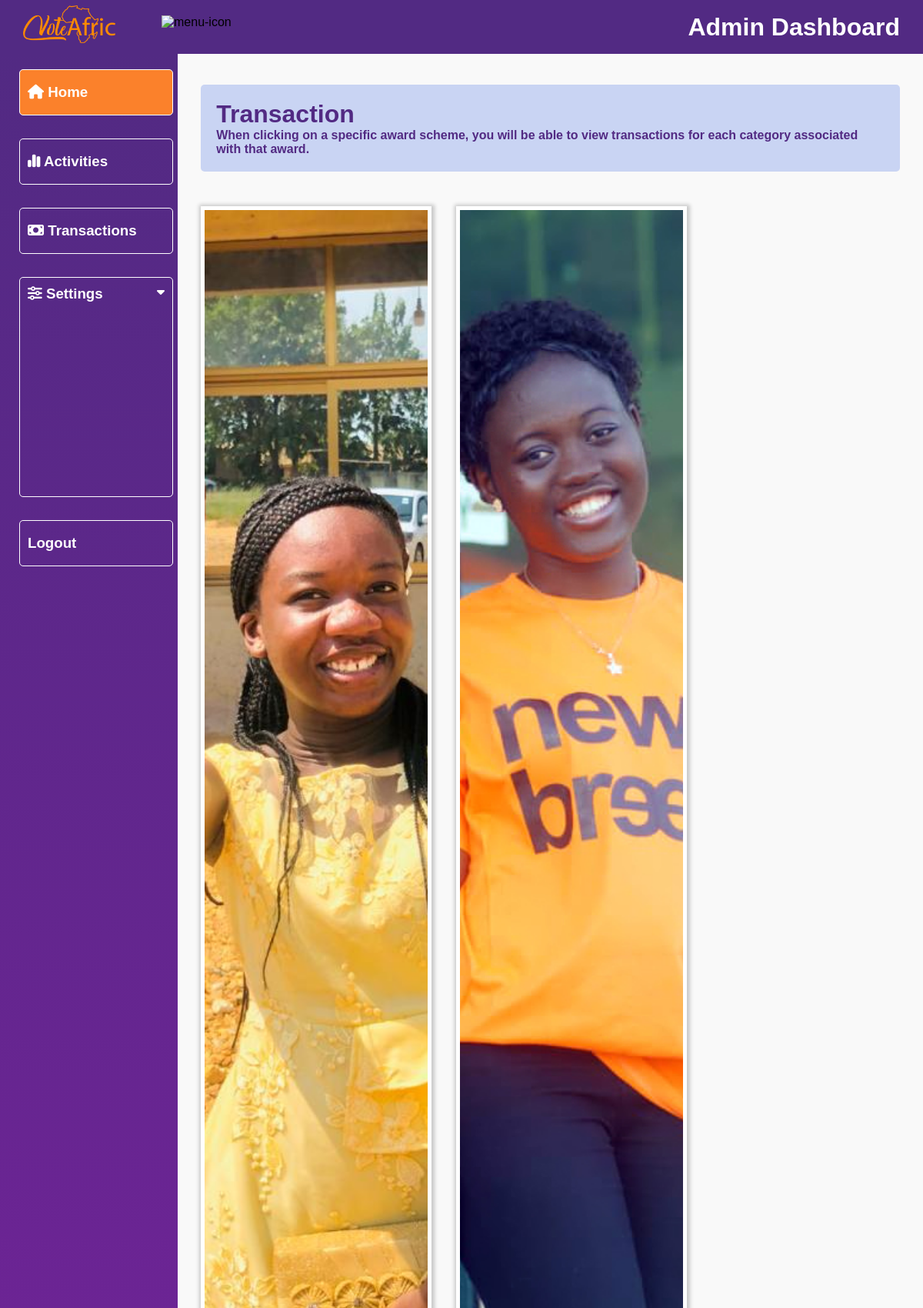
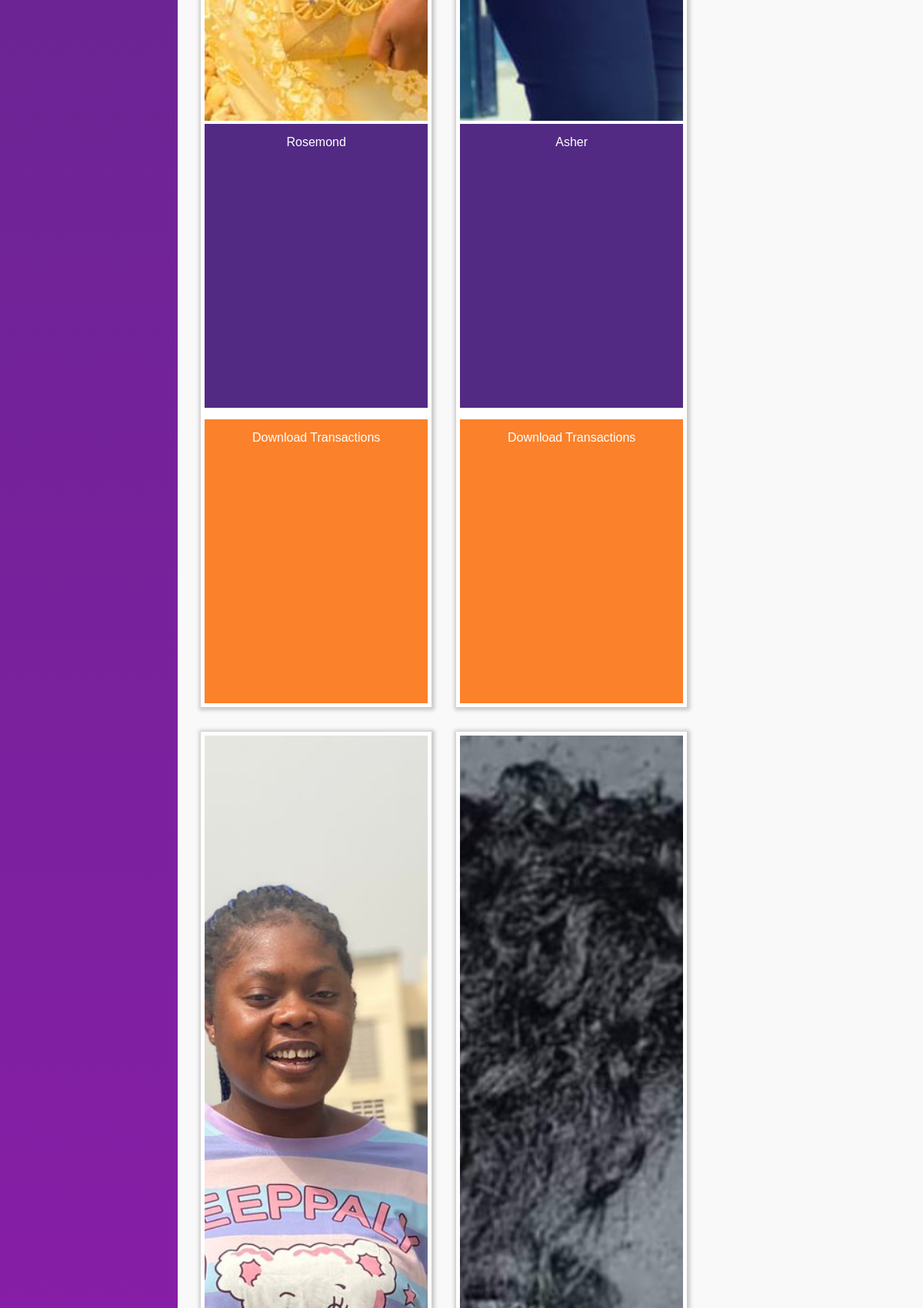
The app's page /dashboard/transaction/MUSICARTISTOFTHEYEAR2024/ (upper part) with its own data (2 pictures, top to bottom).
### payment/models.py (models this page shows, shortened)
class Nominees(models.Model):
    category = models.ForeignKey(Category, on_delete=models.CASCADE, null=True)
    sub_category = models.ForeignKey(SubCategory, on_delete=models.CASCADE, null=True)
    name = models.CharField(max_length=100)
    image = models.ImageField(upload_to="nominees")
    slug = models.SlugField(unique=True, null=True)
    total_vote = models.IntegerField(default=0, null=True)
    can_vote = models.BooleanField(default=True)
    can_see_result = models.BooleanField(default=True)
    code = models.CharField(max_length=4, unique=True, null=True)
    date_added = models.DateTimeField('date added', null=True)
    end_date = models.DateTimeField('end date', null=True)
    class Meta:
        verbose_name_plural = "nominees"
        ordering = ('-total_vote',)

### dashboard/views.py (the view)
# urls.py: path('transaction/<slug:nominee_slug>/', views.transaction, name='transaction'),
def transaction(request, nominee_slug):
    sub_category = None
    nominees = Nominees.objects.all()
    if nominee_slug:
        sub_category = get_object_or_404(SubCategory, slug=nominee_slug)
        nominees = nominees.filter(sub_category=sub_category)
        total_votes = nominees.aggregate(total=Sum('total_vote'))
    context = {
        'sub_category': sub_category,
        'nominees': nominees,
        'total_votes': total_votes,
        'title': 'adminPage'
    }
    return render(request, 'dashboard/transaction.html', context)

### vote/models.py (called while the page is built)
    def __str__(self):
        return self.content

### dashboard/templates/dashboard/transaction.html (shortened to what this page needs)
{% extends 'dashboard/base.html' %}
{% load static %}
{% block content %}
<div class="main">
    <div class="transaction-interface-container">
        <div class="heading">
            <h1>Transaction</h1>
            <p> When clicking on a specific award scheme, you will be able to view transactions for each
                category associated with that award. </p>
        </div>
        <div class="transaction-for-awards">
            {% for x in nominees %}
            <div class="awards-transaction-container">
                <div class="awards-img">
                    <img src="{{ x.image.url }}" alt="geima">
                </div>
                <div class="awards-name nominee-name">
                    <a href="{% url 'transaction_category' x.slug %}">
                        <div class="award-name">
                            {{ x.name }}
                        </div>
                    </a>
                </div>
                    <div class="preview-download-button">
                            <a href="{% url 'pdf' x.id %}">
                                <div class="download">
                                   <p> Download Transactions</p>
                                </div>
                            </a>
                    </div>
            </div>
            {% endfor %}
        </div>
    </div>
</div>
{% endblock %}

### vote/static/vote/admin.css (style rules this page uses)
* { margin: 0; padding: 0; box-sizing: border-box; font-family: "Poppins", sans-serif; list-style: none; text-decoration: none; }
:root { --background-color1: #fafaff; --background-color2: #ffffff; --background-color3: #ededed; --background-color4: #afc0f0a4; --primary-color: #4b49ac; --secondary-color: #0c007d; --Border-color: #3f0097; --one-use-color: #3f0097; --two-use-color: #5500cb; --red: #E31C25; --blue: #092347; --white: #fff; --blue: #011f4a; --voiletColor: #522a83; --orangeColor: #fb812b; --whiteColor: #fff; }
body { max-width: 100%; overflow-x: hidden; background-color: #f9f9f9; }
.heading { background-color: var(--background-color4); padding: 20px; border-radius: 5px; margin-bottom: 1%; color: var(--voiletColor); font-weight: 900; }
.main { height: calc(100vh - 70px); width: 100%; overflow-y: scroll; overflow-x: hidden; padding: 40px 30px 30px 30px; }
.ongoin-awards-container, .categories-container, .registered-awards-container, .registered-category, .transaction-for-awards { padding-top: 4%; display: flex; flex-wrap: wrap; gap: 2rem; }
.awards-transaction-container { padding: 5px; width: 100%; max-width: 300px; box-shadow: 1px 1px 5px 3px rgba(0, 0, 0, 0.2); cursor: pointer; min-height: 40vh; background-color: var(--white); }
.awards-img img, .category img, .registered-awards img, .awards-transaction-container img { width: 100%; height: 30vh; object-fit: cover; }
.award-name, .download { color: var(--white); background-color: var(--voiletColor); width: 100%; min-height: 7vh; padding: 15px 20px; text-align: center; }
.download { color:var(--white); background-color: var(--orangeColor); margin-top: 5%; }

### records on screen
Nominees: image (picture), name "Rosemond"
Nominees: image (picture), name "Asher"
Nominees: image (picture)
Nominees: image (picture)
